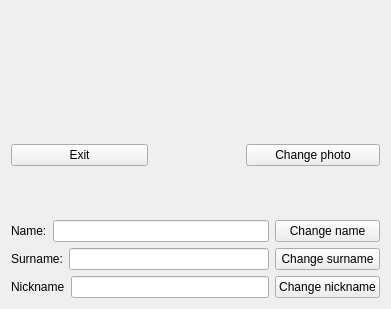
<?xml version="1.0" encoding="UTF-8"?>
<ui version="4.0">
 <class>User_Info</class>
 <widget class="QWidget" name="User_Info">
  <property name="geometry">
   <rect>
    <x>0</x>
    <y>0</y>
    <width>391</width>
    <height>309</height>
   </rect>
  </property>
  <property name="windowTitle">
   <string>Form</string>
  </property>
  <layout class="QGridLayout" name="gridLayout">
   <item row="0" column="3">
    <spacer name="horizontalSpacer">
     <property name="orientation">
      <enum>Qt::Orientation::Horizontal</enum>
     </property>
     <property name="sizeHint" stdset="0">
      <size>
       <width>85</width>
       <height>20</height>
      </size>
     </property>
    </spacer>
   </item>
   <item row="1" column="1">
    <spacer name="verticalSpacer">
     <property name="orientation">
      <enum>Qt::Orientation::Vertical</enum>
     </property>
     <property name="sizeHint" stdset="0">
      <size>
       <width>20</width>
       <height>85</height>
      </size>
     </property>
    </spacer>
   </item>
   <item row="0" column="1">
    <widget class="QLabel" name="label_acc_logo">
     <property name="minimumSize">
      <size>
       <width>80</width>
       <height>80</height>
      </size>
     </property>
     <property name="maximumSize">
      <size>
       <width>80</width>
       <height>80</height>
      </size>
     </property>
     <property name="text">
      <string/>
     </property>
     <property name="pixmap">
      <pixmap resource="resource.qrc">:/images/Downloads/user.png</pixmap>
     </property>
     <property name="scaledContents">
      <bool>true</bool>
     </property>
    </widget>
   </item>
   <item row="2" column="0" colspan="4">
    <layout class="QHBoxLayout" name="horizontalLayout_4">
     <item>
      <layout class="QVBoxLayout" name="verticalLayout">
       <item>
        <layout class="QHBoxLayout" name="horizontalLayout">
         <item>
          <widget class="QLabel" name="label_2">
           <property name="text">
            <string>Name:</string>
           </property>
          </widget>
         </item>
         <item>
          <widget class="QLineEdit" name="lineEdit"/>
         </item>
        </layout>
       </item>
       <item>
        <layout class="QHBoxLayout" name="horizontalLayout_2">
         <item>
          <widget class="QLabel" name="label_3">
           <property name="text">
            <string>Surname:</string>
           </property>
          </widget>
         </item>
         <item>
          <widget class="QLineEdit" name="lineEdit_2"/>
         </item>
        </layout>
       </item>
       <item>
        <layout class="QHBoxLayout" name="horizontalLayout_3">
         <item>
          <widget class="QLabel" name="label_4">
           <property name="text">
            <string>Nickname</string>
           </property>
          </widget>
         </item>
         <item>
          <widget class="QLineEdit" name="lineEdit_3"/>
         </item>
        </layout>
       </item>
      </layout>
     </item>
     <item>
      <layout class="QVBoxLayout" name="verticalLayout_2">
       <item>
        <widget class="QPushButton" name="pushButton_3">
         <property name="text">
          <string>Change name</string>
         </property>
        </widget>
       </item>
       <item>
        <widget class="QPushButton" name="pushButton">
         <property name="text">
          <string>Change surname</string>
         </property>
        </widget>
       </item>
       <item>
        <widget class="QPushButton" name="pushButton_2">
         <property name="text">
          <string>Change nickname</string>
         </property>
        </widget>
       </item>
      </layout>
     </item>
    </layout>
   </item>
   <item row="0" column="0">
    <spacer name="horizontalSpacer_2">
     <property name="orientation">
      <enum>Qt::Orientation::Horizontal</enum>
     </property>
     <property name="sizeHint" stdset="0">
      <size>
       <width>137</width>
       <height>20</height>
      </size>
     </property>
    </spacer>
   </item>
   <item row="1" column="3">
    <widget class="QPushButton" name="pushButton_4">
     <property name="text">
      <string>Change photo</string>
     </property>
    </widget>
   </item>
   <item row="1" column="0">
    <widget class="QPushButton" name="pushButton_5">
     <property name="text">
      <string>Exit</string>
     </property>
    </widget>
   </item>
  </layout>
 </widget>
 <resources>
  <include location="resource.qrc"/>
 </resources>
 <connections/>
</ui>
